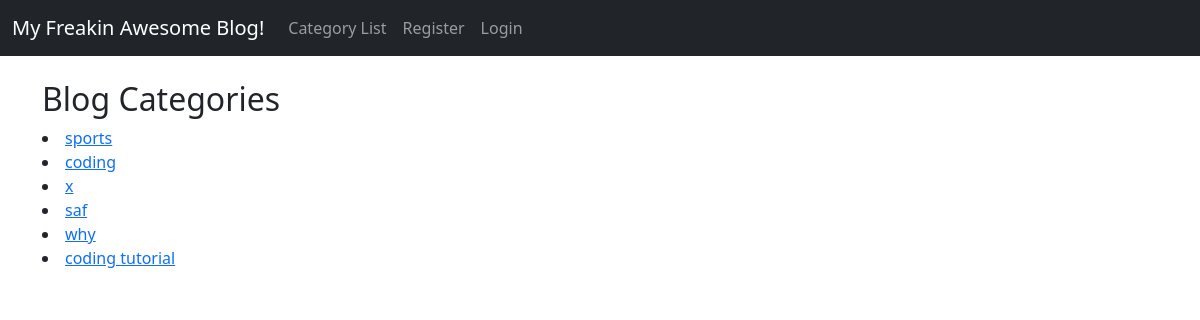
The page /category-list/ on the database as committed earlier.
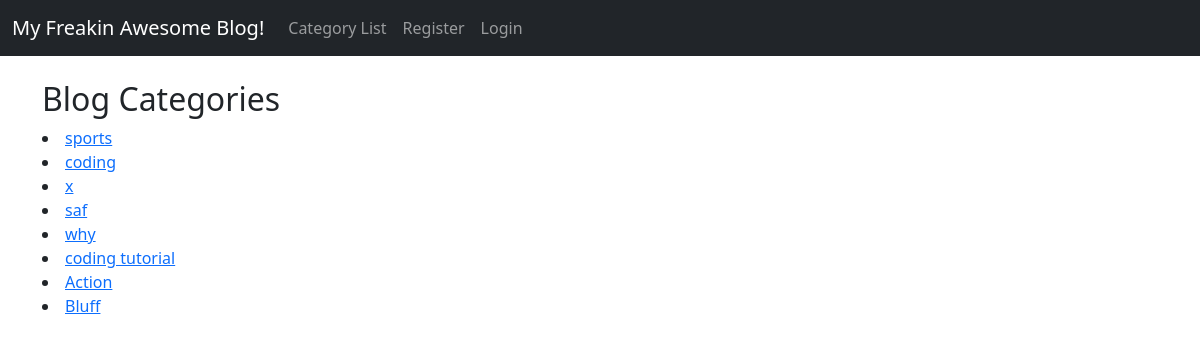
The same page on the database as committed later.
### theblog/models.py (models this page shows, shortened)
class Category(models.Model):
    name = models.CharField(max_length=255)
    def __str__(self):
        return self.name

### theblog/views.py (the view)
# urls.py: path('category-list/', CategoryListView, name='category-list'),
def CategoryListView(request):
    cat_menu_list = Category.objects.all()
    return render(request,'category_list.html',{'cat_menu_list':cat_menu_list})

### theblog/templates/category_list.html (shortened to what this page needs)
{% extends 'base.html' %}
{% block content %}
    <h2> Blog Categories </h2>
          {% for item in cat_menu_list %}
            <li><a  href="{% url 'category' item|slugify %}">{{item}}</a>  </li>
        {%endfor%}
{% endblock %}

Rows that differ between the two databases and show on the page:
added Category: name "Action"
added Category: name "Bluff"
